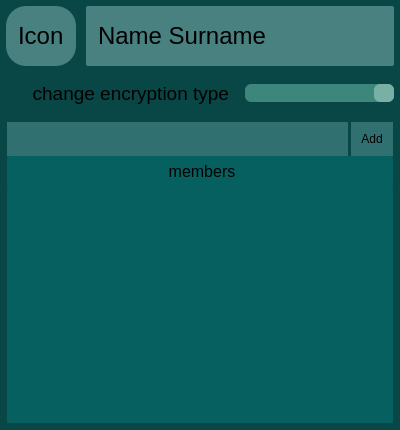
<?xml version="1.0" encoding="UTF-8"?>
<ui version="4.0">
 <class>ChatInfo</class>
 <widget class="QWidget" name="ChatInfo">
  <property name="geometry">
   <rect>
    <x>0</x>
    <y>0</y>
    <width>400</width>
    <height>430</height>
   </rect>
  </property>
  <property name="sizePolicy">
   <sizepolicy hsizetype="Preferred" vsizetype="Minimum">
    <horstretch>0</horstretch>
    <verstretch>0</verstretch>
   </sizepolicy>
  </property>
  <property name="windowTitle">
   <string>Form</string>
  </property>
  <property name="styleSheet">
   <string notr="true">QWidget {background: #094747;}
QLineEdit {background-color : #307070; border-width: 1px; border-radius: 0px; padding: 6px;}
QPushButton {background-color : #307070;border-width: 2px; border-radius: 0px; padding: 10px;}
QPushButton:pressed { background-color: #307777; }
QLabel {background: #498080; border-radius : 2px; border-width: 2px; padding: 6px; font: 18pt;}
QListWidget {background-color : #076060; border-radius : 0px; border-width: 2px; padding: 6px;}</string>
  </property>
  <layout class="QGridLayout" name="gridLayout">
   <property name="leftMargin">
    <number>6</number>
   </property>
   <property name="topMargin">
    <number>6</number>
   </property>
   <property name="rightMargin">
    <number>6</number>
   </property>
   <property name="bottomMargin">
    <number>6</number>
   </property>
   <property name="spacing">
    <number>10</number>
   </property>
   <item row="1" column="2">
    <widget class="QComboBox" name="encrOptions">
     <property name="styleSheet">
      <string notr="true">QComboBox::drop-down {background: #79B0A5; width: 20px; border-width: 1px; border-radius: 6px; padding: 0px;}
QComboBox, QComboBox:on {border-width: 1px; border-radius: 6px; padding: 1px 1px 1px 6px;}
QComboBox:!editable {background: #3C867C;}
QComboBox:editable { background: #4C968C;}
QComboBox QAbstractItemView { border: 2px #DDDDDD; border-radius: 6px; background-color: #6CA1A1;}</string>
     </property>
     <property name="currentText">
      <string/>
     </property>
    </widget>
   </item>
   <item row="2" column="0" colspan="3">
    <layout class="QGridLayout" name="gridLayout_2">
     <property name="leftMargin">
      <number>1</number>
     </property>
     <property name="topMargin">
      <number>1</number>
     </property>
     <property name="rightMargin">
      <number>1</number>
     </property>
     <property name="bottomMargin">
      <number>1</number>
     </property>
     <property name="horizontalSpacing">
      <number>3</number>
     </property>
     <property name="verticalSpacing">
      <number>0</number>
     </property>
     <item row="0" column="0">
      <widget class="QLineEdit" name="addMemLine">
       <property name="sizePolicy">
        <sizepolicy hsizetype="Preferred" vsizetype="Minimum">
         <horstretch>0</horstretch>
         <verstretch>0</verstretch>
        </sizepolicy>
       </property>
       <property name="minimumSize">
        <size>
         <width>0</width>
         <height>10</height>
        </size>
       </property>
      </widget>
     </item>
     <item row="2" column="0" colspan="2">
      <widget class="QListWidget" name="memList"/>
     </item>
     <item row="0" column="1">
      <widget class="QPushButton" name="addMemButton">
       <property name="sizePolicy">
        <sizepolicy hsizetype="Fixed" vsizetype="Minimum">
         <horstretch>0</horstretch>
         <verstretch>0</verstretch>
        </sizepolicy>
       </property>
       <property name="minimumSize">
        <size>
         <width>0</width>
         <height>10</height>
        </size>
       </property>
       <property name="baseSize">
        <size>
         <width>0</width>
         <height>0</height>
        </size>
       </property>
       <property name="styleSheet">
        <string notr="true"/>
       </property>
       <property name="text">
        <string>Add</string>
       </property>
      </widget>
     </item>
     <item row="1" column="0" colspan="2">
      <widget class="QLabel" name="memLabel">
       <property name="styleSheet">
        <string notr="true">QLabel {background: #076060; font : 12pt}</string>
       </property>
       <property name="text">
        <string>&lt;html&gt;&lt;head/&gt;&lt;body&gt;&lt;p align=&quot;center&quot;&gt;members&lt;/p&gt;&lt;/body&gt;&lt;/html&gt;</string>
       </property>
      </widget>
     </item>
    </layout>
   </item>
   <item row="1" column="0" colspan="2">
    <widget class="QLabel" name="encrLabel">
     <property name="styleSheet">
      <string notr="true">QLabel {background: #094747; border-radius : 2px; border-width: 2px; padding: 6px; font: 14pt}
</string>
     </property>
     <property name="text">
      <string>&lt;html&gt;&lt;head/&gt;&lt;body&gt;&lt;p align=&quot;right&quot;&gt;change encryption type&lt;/p&gt;&lt;/body&gt;&lt;/html&gt;</string>
     </property>
    </widget>
   </item>
   <item row="0" column="0">
    <widget class="QLabel" name="userIconLabel">
     <property name="sizePolicy">
      <sizepolicy hsizetype="Fixed" vsizetype="Fixed">
       <horstretch>0</horstretch>
       <verstretch>0</verstretch>
      </sizepolicy>
     </property>
     <property name="minimumSize">
      <size>
       <width>60</width>
       <height>60</height>
      </size>
     </property>
     <property name="styleSheet">
      <string notr="true">QLabel {background: #498080; border-radius : 20px; border-width: 2px; padding: 6px}</string>
     </property>
     <property name="text">
      <string>&lt;html&gt;&lt;head/&gt;&lt;body&gt;&lt;p&gt;Icon&lt;/p&gt;&lt;/body&gt;&lt;/html&gt;</string>
     </property>
    </widget>
   </item>
   <item row="0" column="1" colspan="2">
    <widget class="QLabel" name="userNameLabel">
     <property name="text">
      <string>&lt;html&gt;&lt;head/&gt;&lt;body&gt;&lt;p&gt;&lt;span style=&quot; font-size:18pt;&quot;&gt;Name Surname&lt;/span&gt;&lt;/p&gt;&lt;/body&gt;&lt;/html&gt;</string>
     </property>
     <property name="wordWrap">
      <bool>true</bool>
     </property>
     <property name="buddy">
      <cstring>userNameLabel</cstring>
     </property>
    </widget>
   </item>
  </layout>
 </widget>
 <resources/>
 <connections/>
</ui>
